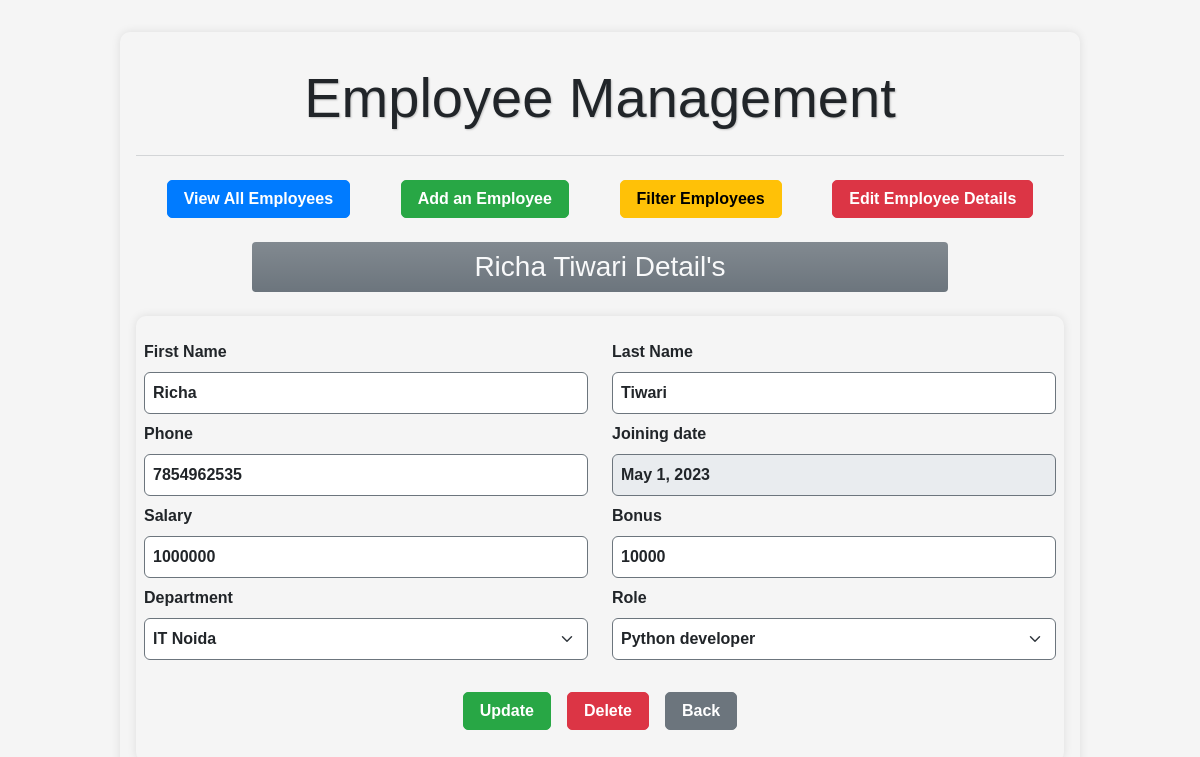
The app's page /updEmp/1/0 with its own data.
### empApp/models.py (models this page shows, shortened)
class Employee(models.Model):
    firstName = models.CharField(max_length=100)
    lastName = models.CharField(max_length=100)
    phone = models.IntegerField()
    salary = models.IntegerField(default=0)
    bonus = models.IntegerField(default=0)
    hireDate = models.DateField()
    dept = models.ForeignKey(Department, on_delete=models.CASCADE)
    role = models.ForeignKey(Role, on_delete=models.CASCADE)

class Department(models.Model):
    name = models.CharField(max_length=50, null=False)
    location = models.CharField(max_length=100)

class Role(models.Model):
    name = models.CharField(max_length=100, null=False)

### empApp/views.py (the view)
# urls.py: path('updEmp/<int:pk>/<int:status>', views.updEmp, name='upEmp'),
def updEmp(request, pk, status):
    data = Employee.objects.get(id=pk)
    context = {}
    if status == 0:
        context = {'data': data}
    elif status == 1:
        context = {'data': data, 'status': status}
    else:
        pass
    return render(request, 'updateEmp.html', context)

### empApp/templates/updateEmp.html (shortened to what this page needs)
{% extends 'base.html' %}
{% load static %}
{% block main %}
<div class="d-flex justify-content-center">
    <h3 class="my-3 p-2 bg-secondary bg-gradient text-light w-75 text-center rounded-1">
        {{ data.firstName }} {{ data.lastName }} Detail's</h3 style="--bs-bg-opacity: .5;">
</div>
<div class="container my-2 px-2">
    <form action="{% url 'dataUp' data.id %}" method="POST">
        <div class="row d-flex my-2">
            <div class="col">
                <label for="inputEmail4" class="form-label fw-bold">First Name</label>
                <input type="text" class="form-control border-secondary p-2 fw-bold" aria-label="First name" name="first" value="{{ data.firstName|capfirst }}" required style='text-transform:capitalize'>
            </div>
            <div class="col">
                <label for="inputEmail4" class="form-label fw-bold">Last Name</label>
                <input type="text" class="form-control border-secondary p-2 fw-bold" aria-label="Last name"  value="{{ data.lastName|capfirst }}"  name="last" required style='text-transform:capitalize'>
            </div>
        </div>
        <div class="row d-flex my-2">
            <div class="col-6">
                <label for="inputEmail4" class="form-label fw-bold">Phone</label>
                <input type="number" class="form-control border-secondary p-2 fw-bold" aria-label="Phone" name="phone"  value="{{ data.phone }}" required>
            </div>
            <div class="col-6">
                <label for="inputEmail4" class="form-label fw-bold">Joining date</label>
                <input type="text" class="form-control border-secondary p-2 fw-bold"  aria-label="date" name="date" value="{{ data.hireDate }}" required disabled>
            </div>
        </div>
        <div class="row d-flex my-2">
            <div class="col-6">
                <label for="inputEmail4" class="form-label fw-bold">Salary</label>
                <input type="number" class="form-control border-secondary p-2 fw-bold" aria-label="salary" name="salary" value="{{ data.salary }}" required>
            </div>
            <div class="col-6">
                <label for="bonus" class="form-label fw-bold">Bonus</label>
                <input type="number" class="form-control border-secondary p-2 fw-bold" aria-label="Bonus" name="bonus" value="{{ data.bonus }}" required>
            </div>
        </div>
        <div class="row d-flex my-2">
            <div class="col-6">
                <label for="dept" class="form-label fw-bold">Department</label>
                <select class="form-select border-secondary p-2 fw-bold" aria-label="Default select example" name="dept" required>
                    <option selected value={{ data.dept.id }}>{{ data.dept.name }} {{ data.dept.location }}</option>
                </select>
            </div>
            <div class="col-6">
                <label for="inputEmail4" class="form-label fw-bold">Role</label>
                <select class="form-select border-secondary p-2 fw-bold" aria-label="Default select example" name="role" required>
                    <option selected value={{ data.role.id }} >{{ data.role.name }}</option>
                </select>
            </div>
        </div>
        <div class="d-flex justify-content-center mt-3 py-3">
           <button type="" class="btn btn-md btn-success mx-2 px-3 fw-bold" onclick="return confirm('Are you sure you want to update?')">Update</button>
            <a href="{% url 'delEmp' data.id %}" class="btn btn-md btn-danger mx-2 px-3 fw-bold" onclick="return confirm('Are you sure you want to delete an employee data?')">Delete</a>
            <a href="{% url 'rm' %}" class="btn btn-secondary  mx-2 px-3 fw-bold">Back</a>
        </div>
    </form>
</div>
{% endblock main %}

### empApp/templates/base.html (style rules this page uses)
body { font-family: sans-serif; background-color: #f5f5f5; }
.container { max-width: 960px; margin: 2rem auto; padding: 1rem; border-radius: 10px; box-shadow: 0 0 10px rgba(0, 0, 0, 0.1); }
.btn { border-radius: 5px; }
.btn-success { background-color: #28a745; border-color: #28a745; }
.btn-danger { background-color: #dc3545; border-color: #dc3545; }
a { text-decoration: none; color: inherit; }

### records on screen
Employee: firstName "Richa", lastName "Tiwari", first "Richa", last "Tiwari", phone "7854962535", date "May 1, 2023", salary "1000000", bonus "10000", dept "IT Noida", role "Python developer"
